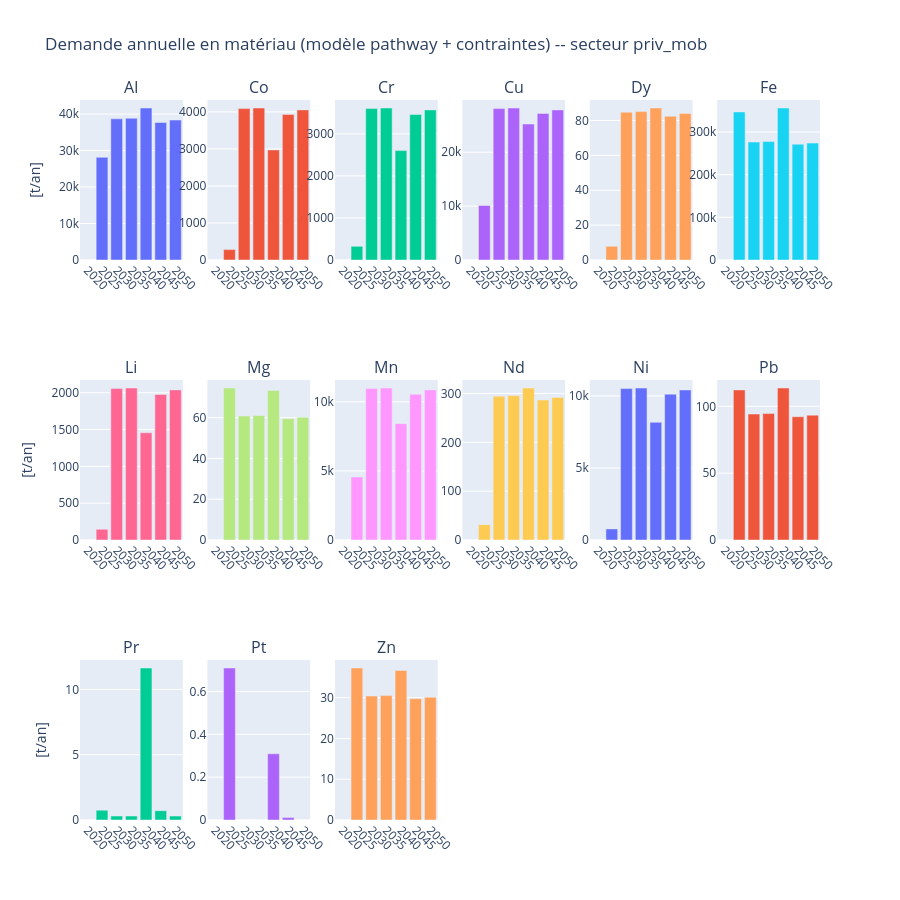

This figure's notebook cell:
### Code cell
plot_all_material_demand(results_materials, sector = 'priv_mob')

### Figure 1 — Plotly figure (JSON) as saved in the notebook; plotly's stock layout.template omitted (floating-point values rounded to 4 significant figures)
{"data": [{"name": "Al", "showlegend": false, "type": "bar", "x": [2020, 2025, 2030, 2035, 2040, 2045, 2050], "xaxis": "x", "y": [0.0, 28140.0, 38690.0, 38840.0, 41660.0, 37690.0, 38350.0], "yaxis": "y"}, {"name": "Co", "showlegend": false, "type": "bar", "x": [2020, 2025, 2030, 2035, 2040, 2045, 2050], "xaxis": "x2", "y": [0.0, 280.6, 4091.0, 4106.0, 2973.0, 3933.0, 4055.0], "yaxis": "y2"}, {"name": "Cr", "showlegend": false, "type": "bar", "x": [2020, 2025, 2030, 2035, 2040, 2045, 2050], "xaxis": "x3", "y": [0.0, 325.3, 3601.0, 3615.0, 2601.0, 3462.0, 3570.0], "yaxis": "y3"}, {"name": "Cu", "showlegend": false, "type": "bar", "x": [2020, 2025, 2030, 2035, 2040, 2045, 2050], "xaxis": "x4", "y": [0.0, 10130.0, 28110.0, 28220.0, 25240.0, 27200.0, 27870.0], "yaxis": "y4"}, {"name": "Dy", "showlegend": false, "type": "bar", "x": [2020, 2025, 2030, 2035, 2040, 2045, 2050], "xaxis": "x5", "y": [0.0, 7.834, 84.79, 85.11, 87.18, 82.45, 84.05], "yaxis": "y5"}, {"name": "Fe", "showlegend": false, "type": "bar", "x": [2020, 2025, 2030, 2035, 2040, 2045, 2050], "xaxis": "x6", "y": [0.0, 347000.0, 276400.0, 277500.0, 356200.0, 271400.0, 274000.0], "yaxis": "y6"}, {"name": "Li", "showlegend": false, "type": "bar", "x": [2020, 2025, 2030, 2035, 2040, 2045, 2050], "xaxis": "x7", "y": [0.0, 145.3, 2057.0, 2065.0, 1457.0, 1976.0, 2039.0], "yaxis": "y7"}, {"name": "Mg", "showlegend": false, "type": "bar", "x": [2020, 2025, 2030, 2035, 2040, 2045, 2050], "xaxis": "x8", "y": [0.0, 74.55, 60.78, 61.01, 73.35, 59.51, 60.25], "yaxis": "y8"}, {"name": "Mn", "showlegend": false, "type": "bar", "x": [2020, 2025, 2030, 2035, 2040, 2045, 2050], "xaxis": "x9", "y": [0.0, 4562.0, 10960.0, 11000.0, 8419.0, 10550.0, 10860.0], "yaxis": "y9"}, {"name": "Nd", "showlegend": false, "type": "bar", "x": [2020, 2025, 2030, 2035, 2040, 2045, 2050], "xaxis": "x10", "y": [0.0, 31.44, 294.5, 295.6, 311.2, 286.7, 291.9], "yaxis": "y10"}, {"name": "Ni", "showlegend": false, "type": "bar", "x": [2020, 2025, 2030, 2035, 2040, 2045, 2050], "xaxis": "x11", "y": [0.0, 771.5, 10510.0, 10550.0, 8170.0, 10130.0, 10420.0], "yaxis": "y11"}, {"name": "Pb", "showlegend": false, "type": "bar", "x": [2020, 2025, 2030, 2035, 2040, 2045, 2050], "xaxis": "x12", "y": [0.0, 112.3, 94.21, 94.57, 113.7, 92.23, 93.39], "yaxis": "y12"}, {"name": "Pr", "showlegend": false, "type": "bar", "x": [2020, 2025, 2030, 2035, 2040, 2045, 2050], "xaxis": "x13", "y": [0.0, 0.7536, 0.3039, 0.3051, 11.65, 0.7124, 0.3013], "yaxis": "y13"}, {"name": "Pt", "showlegend": false, "type": "bar", "x": [2020, 2025, 2030, 2035, 2040, 2045, 2050], "xaxis": "x14", "y": [0.0, 0.7096, 0.0, 0.0, 0.3091, 0.01137, 0.0], "yaxis": "y14"}, {"name": "Zn", "showlegend": false, "type": "bar", "x": [2020, 2025, 2030, 2035, 2040, 2045, 2050], "xaxis": "x15", "y": [0.0, 37.27, 30.39, 30.51, 36.68, 29.75, 30.13], "yaxis": "y15"}], "layout": {"annotations": [{"font": {"size": 16}, "showarrow": false, "text": "Al", "x": 0.06944, "xanchor": "center", "xref": "paper", "y": 1, "yanchor": "bottom", "yref": "paper"}, {"font": {"size": 16}, "showarrow": false, "text": "Co", "x": 0.2417, "xanchor": "center", "xref": "paper", "y": 1, "yanchor": "bottom", "yref": "paper"}, {"font": {"size": 16}, "showarrow": false, "text": "Cr", "x": 0.4139, "xanchor": "center", "xref": "paper", "y": 1, "yanchor": "bottom", "yref": "paper"}, {"font": {"size": 16}, "showarrow": false, "text": "Cu", "x": 0.5861, "xanchor": "center", "xref": "paper", "y": 1, "yanchor": "bottom", "yref": "paper"}, {"font": {"size": 16}, "showarrow": false, "text": "Dy", "x": 0.7583, "xanchor": "center", "xref": "paper", "y": 1, "yanchor": "bottom", "yref": "paper"}, {"font": {"size": 16}, "showarrow": false, "text": "Fe", "x": 0.9306, "xanchor": "center", "xref": "paper", "y": 1, "yanchor": "bottom", "yref": "paper"}, {"font": {"size": 16}, "showarrow": false, "text": "Li", "x": 0.06944, "xanchor": "center", "xref": "paper", "y": 0.6111, "yanchor": "bottom", "yref": "paper"}, {"font": {"size": 16}, "showarrow": false, "text": "Mg", "x": 0.2417, "xanchor": "center", "xref": "paper", "y": 0.6111, "yanchor": "bottom", "yref": "paper"}, {"font": {"size": 16}, "showarrow": false, "text": "Mn", "x": 0.4139, "xanchor": "center", "xref": "paper", "y": 0.6111, "yanchor": "bottom", "yref": "paper"}, {"font": {"size": 16}, "showarrow": false, "text": "Nd", "x": 0.5861, "xanchor": "center", "xref": "paper", "y": 0.6111, "yanchor": "bottom", "yref": "paper"}, {"font": {"size": 16}, "showarrow": false, "text": "Ni", "x": 0.7583, "xanchor": "center", "xref": "paper", "y": 0.6111, "yanchor": "bottom", "yref": "paper"}, {"font": {"size": 16}, "showarrow": false, "text": "Pb", "x": 0.9306, "xanchor": "center", "xref": "paper", "y": 0.6111, "yanchor": "bottom", "yref": "paper"}, {"font": {"size": 16}, "showarrow": false, "text": "Pr", "x": 0.06944, "xanchor": "center", "xref": "paper", "y": 0.2222, "yanchor": "bottom", "yref": "paper"}, {"font": {"size": 16}, "showarrow": false, "text": "Pt", "x": 0.2417, "xanchor": "center", "xref": "paper", "y": 0.2222, "yanchor": "bottom", "yref": "paper"}, {"font": {"size": 16}, "showarrow": false, "text": "Zn", "x": 0.4139, "xanchor": "center", "xref": "paper", "y": 0.2222, "yanchor": "bottom", "yref": "paper"}], "height": 900, "title": {"text": "Demande annuelle en matériau (modèle pathway + contraintes) -- secteur priv_mob"}, "xaxis": {"anchor": "y", "domain": [0, 0.1389], "tickangle": 45, "tickmode": "array", "tickvals": [2020, 2025, 2030, 2035, 2040, 2045, 2050]}, "xaxis10": {"anchor": "y10", "domain": [0.5167, 0.6556], "tickangle": 45, "tickmode": "array", "tickvals": [2020, 2025, 2030, 2035, 2040, 2045, 2050]}, "xaxis11": {"anchor": "y11", "domain": [0.6889, 0.8278], "tickangle": 45, "tickmode": "array", "tickvals": [2020, 2025, 2030, 2035, 2040, 2045, 2050]}, "xaxis12": {"anchor": "y12", "domain": [0.8611, 1], "tickangle": 45, "tickmode": "array", "tickvals": [2020, 2025, 2030, 2035, 2040, 2045, 2050]}, "xaxis13": {"anchor": "y13", "domain": [0, 0.1389], "tickangle": 45, "tickmode": "array", "tickvals": [2020, 2025, 2030, 2035, 2040, 2045, 2050]}, "xaxis14": {"anchor": "y14", "domain": [0.1722, 0.3111], "tickangle": 45, "tickmode": "array", "tickvals": [2020, 2025, 2030, 2035, 2040, 2045, 2050]}, "xaxis15": {"anchor": "y15", "domain": [0.3444, 0.4833], "tickangle": 45, "tickmode": "array", "tickvals": [2020, 2025, 2030, 2035, 2040, 2045, 2050]}, "xaxis16": {"anchor": "y16", "domain": [0.5167, 0.6556], "tickangle": 45, "tickmode": "array", "tickvals": [2020, 2025, 2030, 2035, 2040, 2045, 2050]}, "xaxis17": {"anchor": "y17", "domain": [0.6889, 0.8278], "tickangle": 45, "tickmode": "array", "tickvals": [2020, 2025, 2030, 2035, 2040, 2045, 2050]}, "xaxis18": {"anchor": "y18", "domain": [0.8611, 1], "tickangle": 45, "tickmode": "array", "tickvals": [2020, 2025, 2030, 2035, 2040, 2045, 2050]}, "xaxis2": {"anchor": "y2", "domain": [0.1722, 0.3111], "tickangle": 45, "tickmode": "array", "tickvals": [2020, 2025, 2030, 2035, 2040, 2045, 2050]}, "xaxis3": {"anchor": "y3", "domain": [0.3444, 0.4833], "tickangle": 45, "tickmode": "array", "tickvals": [2020, 2025, 2030, 2035, 2040, 2045, 2050]}, "xaxis4": {"anchor": "y4", "domain": [0.5167, 0.6556], "tickangle": 45, "tickmode": "array", "tickvals": [2020, 2025, 2030, 2035, 2040, 2045, 2050]}, "xaxis5": {"anchor": "y5", "domain": [0.6889, 0.8278], "tickangle": 45, "tickmode": "array", "tickvals": [2020, 2025, 2030, 2035, 2040, 2045, 2050]}, "xaxis6": {"anchor": "y6", "domain": [0.8611, 1], "tickangle": 45, "tickmode": "array", "tickvals": [2020, 2025, 2030, 2035, 2040, 2045, 2050]}, "xaxis7": {"anchor": "y7", "domain": [0, 0.1389], "tickangle": 45, "tickmode": "array", "tickvals": [2020, 2025, 2030, 2035, 2040, 2045, 2050]}, "xaxis8": {"anchor": "y8", "domain": [0.1722, 0.3111], "tickangle": 45, "tickmode": "array", "tickvals": [2020, 2025, 2030, 2035, 2040, 2045, 2050]}, "xaxis9": {"anchor": "y9", "domain": [0.3444, 0.4833], "tickangle": 45, "tickmode": "array", "tickvals": [2020, 2025, 2030, 2035, 2040, 2045, 2050]}, "yaxis": {"anchor": "x", "domain": [0.7778, 1], "title": {"text": "[t/an]"}}, "yaxis10": {"anchor": "x10", "domain": [0.3889, 0.6111]}, "yaxis11": {"anchor": "x11", "domain": [0.3889, 0.6111]}, "yaxis12": {"anchor": "x12", "domain": [0.3889, 0.6111]}, "yaxis13": {"anchor": "x13", "domain": [0, 0.2222], "title": {"text": "[t/an]"}}, "yaxis14": {"anchor": "x14", "domain": [0, 0.2222]}, "yaxis15": {"anchor": "x15", "domain": [0, 0.2222]}, "yaxis16": {"anchor": "x16", "domain": [0, 0.2222]}, "yaxis17": {"anchor": "x17", "domain": [0, 0.2222]}, "yaxis18": {"anchor": "x18", "domain": [0, 0.2222]}, "yaxis2": {"anchor": "x2", "domain": [0.7778, 1]}, "yaxis3": {"anchor": "x3", "domain": [0.7778, 1]}, "yaxis4": {"anchor": "x4", "domain": [0.7778, 1]}, "yaxis5": {"anchor": "x5", "domain": [0.7778, 1]}, "yaxis6": {"anchor": "x6", "domain": [0.7778, 1]}, "yaxis7": {"anchor": "x7", "domain": [0.3889, 0.6111], "title": {"text": "[t/an]"}}, "yaxis8": {"anchor": "x8", "domain": [0.3889, 0.6111]}, "yaxis9": {"anchor": "x9", "domain": [0.3889, 0.6111]}}}
